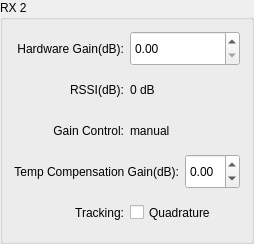
                   <widget class="QGroupBox" name="groupBox_4">
                    <property name="sizePolicy">
                     <sizepolicy hsizetype="Expanding" vsizetype="Expanding">
                      <horstretch>0</horstretch>
                      <verstretch>0</verstretch>
                     </sizepolicy>
                    </property>
                    <property name="title">
                     <string>RX 2</string>
                    </property>
                    <layout class="QVBoxLayout" name="verticalLayout_32">
                     <item>
                      <layout class="QVBoxLayout" name="verticalLayout_4">
                       <item>
                        <layout class="QHBoxLayout" name="horizontalLayout_11">
                         <item>
                          <widget class="QLabel" name="label_18">
                           <property name="sizePolicy">
                            <sizepolicy hsizetype="Expanding" vsizetype="Expanding">
                             <horstretch>0</horstretch>
                             <verstretch>0</verstretch>
                            </sizepolicy>
                           </property>
                           <property name="text">
                            <string>Hardware Gain(dB):</string>
                           </property>
                           <property name="alignment">
                            <set>Qt::AlignRight|Qt::AlignTrailing|Qt::AlignVCenter</set>
                           </property>
                          </widget>
                         </item>
                         <item>
                          <widget class="QDoubleSpinBox" name="hardware_gain_rx2">
                           <property name="sizePolicy">
                            <sizepolicy hsizetype="Expanding" vsizetype="Expanding">
                             <horstretch>0</horstretch>
                             <verstretch>0</verstretch>
                            </sizepolicy>
                           </property>
                           <property name="minimumSize">
                            <size>
                             <width>0</width>
                             <height>35</height>
                            </size>
                           </property>
                           <property name="maximumSize">
                            <size>
                             <width>120</width>
                             <height>16777215</height>
                            </size>
                           </property>
                           <property name="maximum">
                            <double>30.000000000000000</double>
                           </property>
                           <property name="singleStep">
                            <double>0.500000000000000</double>
                           </property>
                          </widget>
                         </item>
                        </layout>
                       </item>
                       <item>
                        <layout class="QHBoxLayout" name="horizontalLayout_12">
                         <item>
                          <widget class="QLabel" name="label_19">
                           <property name="sizePolicy">
                            <sizepolicy hsizetype="Expanding" vsizetype="Expanding">
                             <horstretch>0</horstretch>
                             <verstretch>0</verstretch>
                            </sizepolicy>
                           </property>
                           <property name="text">
                            <string>RSSI(dB):</string>
                           </property>
                           <property name="alignment">
                            <set>Qt::AlignRight|Qt::AlignTrailing|Qt::AlignVCenter</set>
                           </property>
                          </widget>
                         </item>
                         <item>
                          <widget class="QLabel" name="rssi_rx2">
                           <property name="sizePolicy">
                            <sizepolicy hsizetype="Expanding" vsizetype="Expanding">
                             <horstretch>0</horstretch>
                             <verstretch>0</verstretch>
                            </sizepolicy>
                           </property>
                           <property name="minimumSize">
                            <size>
                             <width>0</width>
                             <height>35</height>
                            </size>
                           </property>
                           <property name="maximumSize">
                            <size>
                             <width>120</width>
                             <height>16777215</height>
                            </size>
                           </property>
                           <property name="text">
                            <string>0 dB</string>
                           </property>
                          </widget>
                         </item>
                        </layout>
                       </item>
                       <item>
                        <layout class="QHBoxLayout" name="horizontalLayout_13">
                         <item>
                          <widget class="QLabel" name="label_21">
                           <property name="sizePolicy">
                            <sizepolicy hsizetype="Expanding" vsizetype="Expanding">
                             <horstretch>0</horstretch>
                             <verstretch>0</verstretch>
                            </sizepolicy>
                           </property>
                           <property name="text">
                            <string>Gain Control:</string>
                           </property>
                           <property name="alignment">
                            <set>Qt::AlignRight|Qt::AlignTrailing|Qt::AlignVCenter</set>
                           </property>
                          </widget>
                         </item>
                         <item>
                          <widget class="QLabel" name="gain_control_mode_rx2">
                           <property name="sizePolicy">
                            <sizepolicy hsizetype="Expanding" vsizetype="Expanding">
                             <horstretch>0</horstretch>
                             <verstretch>0</verstretch>
                            </sizepolicy>
                           </property>
                           <property name="minimumSize">
                            <size>
                             <width>0</width>
                             <height>35</height>
                            </size>
                           </property>
                           <property name="maximumSize">
                            <size>
                             <width>120</width>
                             <height>16777215</height>
                            </size>
                           </property>
                           <property name="text">
                            <string>manual</string>
                           </property>
                          </widget>
                         </item>
                        </layout>
                       </item>
                       <item>
                        <layout class="QHBoxLayout" name="horizontalLayout_14">
                         <item>
                          <widget class="QLabel" name="label_23">
                           <property name="sizePolicy">
                            <sizepolicy hsizetype="Expanding" vsizetype="Expanding">
                             <horstretch>0</horstretch>
                             <verstretch>0</verstretch>
                            </sizepolicy>
                           </property>
                           <property name="text">
                            <string>Temp Compensation Gain(dB):</string>
                           </property>
                           <property name="alignment">
                            <set>Qt::AlignRight|Qt::AlignTrailing|Qt::AlignVCenter</set>
                           </property>
                          </widget>
                         </item>
                         <item>
                          <widget class="QDoubleSpinBox" name="temp_comp_gain_rx2">
                           <property name="sizePolicy">
                            <sizepolicy hsizetype="Expanding" vsizetype="Expanding">
                             <horstretch>0</horstretch>
                             <verstretch>0</verstretch>
                            </sizepolicy>
                           </property>
                           <property name="minimumSize">
                            <size>
                             <width>0</width>
                             <height>35</height>
                            </size>
                           </property>
                           <property name="maximumSize">
                            <size>
                             <width>120</width>
                             <height>16777215</height>
                            </size>
                           </property>
                           <property name="minimum">
                            <double>-3.000000000000000</double>
                           </property>
                           <property name="maximum">
                            <double>3.000000000000000</double>
                           </property>
                           <property name="singleStep">
                            <double>0.250000000000000</double>
                           </property>
                          </widget>
                         </item>
                        </layout>
                       </item>
                       <item>
                        <layout class="QHBoxLayout" name="horizontalLayout_15">
                         <item>
                          <widget class="QLabel" name="label_24">
                           <property name="sizePolicy">
                            <sizepolicy hsizetype="Expanding" vsizetype="Expanding">
                             <horstretch>0</horstretch>
                             <verstretch>0</verstretch>
                            </sizepolicy>
                           </property>
                           <property name="text">
                            <string>Tracking:</string>
                           </property>
                           <property name="alignment">
                            <set>Qt::AlignRight|Qt::AlignTrailing|Qt::AlignVCenter</set>
                           </property>
                          </widget>
                         </item>
                         <item>
                          <widget class="QCheckBox" name="rx2_quadrature_tracking_en">
                           <property name="sizePolicy">
                            <sizepolicy hsizetype="Expanding" vsizetype="Expanding">
                             <horstretch>0</horstretch>
                             <verstretch>0</verstretch>
                            </sizepolicy>
                           </property>
                           <property name="minimumSize">
                            <size>
                             <width>0</width>
                             <height>35</height>
                            </size>
                           </property>
                           <property name="maximumSize">
                            <size>
                             <width>120</width>
                             <height>16777215</height>
                            </size>
                           </property>
                           <property name="text">
                            <string>Quadrature</string>
                           </property>
                          </widget>
                         </item>
                        </layout>
                       </item>
                      </layout>
                     </item>
                    </layout>
                   </widget>
